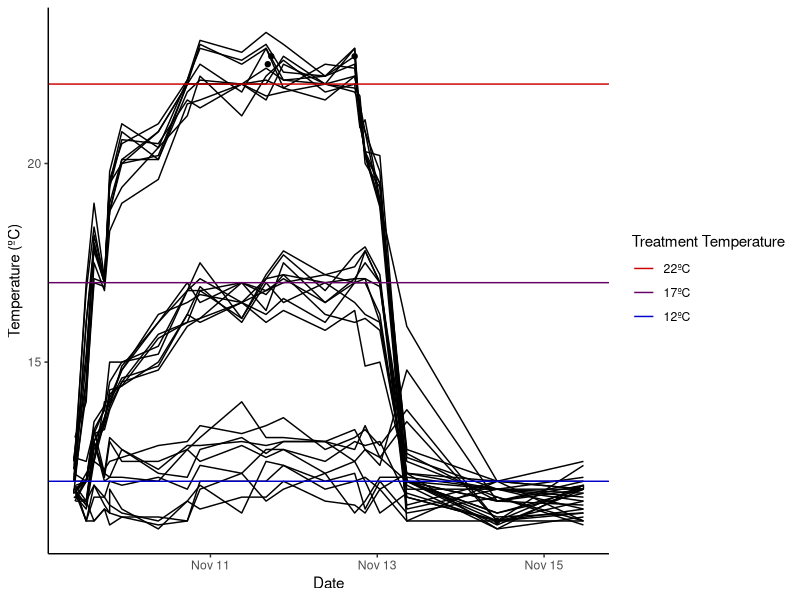
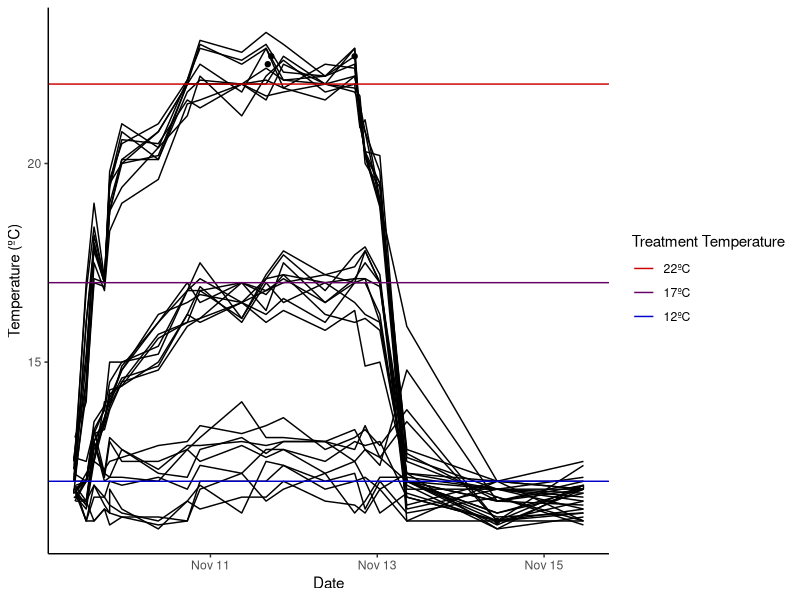

Reproduce these figures in R, in order.
library(here)
library(lubridate)
library(grid)
library(tidyverse)



# Import the data and format the date/time information
DailyLog <- read_csv("data/DailyLog.csv", col_names = TRUE) %>%
  # Format `Date` column to POSIX standard
  mutate("Date" = dmy(Date)) %>%
  # Create column with date and time info
  mutate("dateTime" = paste(Date, Time, sep = "_")) %>%
  # Format `dateTime` to POSIX standard
  mutate(dateTime = ymd_hms(dateTime)) %>%
  # Make `Sea_Table` and `Bucket_ID` factorial data.
  mutate(Sea_Table = as.factor(Sea_Table),
         Bucket_ID = as.factor(Bucket_ID)) %>%
  select(date = Date,
         date_time = dateTime,
         sea_table = Sea_Table,
         table_position,
         bucketID = Bucket_ID,
         cukeID = Cuke_ID,
         treatment = Treatment,
         temp_C = Temp_C,
         alive = Alive,
         death_time = `Time of Death`,
         poop = Poop,
         evisceration = Evisceration,
         resp_evisc = respiratory_evisceration,
         spawn = Spawn) %>%
  mutate(tableID = paste(sea_table, table_position)) %>%
  tail(-34)

# Making a new dataframe to get some values about the range and varition in our
# temperature data.
tempRange <- DailyLog %>%
  filter(date == "2021-11-11" | date == "2021-11-12") %>%
  select(date, date_time, tableID, treatment, temp_C) %>%
  filter(treatment == "control")

range(tempRange$temp_C)
mean(tempRange$temp_C)
# FOR CONTROL: 11.2 to 14.0, mean = 12.5
# FOR ROOM: 14.9 to 17.9, mean = 16.79
# FOR HEAT: 20.0 to 23.3, mean =  21.86



death_time <- DailyLog %>%
  # Filter for rows with death data
  filter(FALSE == is.na(alive) | FALSE == is.na(death_time)) %>%
  # Use POSIXct standard for death_time
  mutate(death_time = ymd_hms(paste(date, death_time))) %>%
  select(death_time, bucketID, temp_C)

Temp_Time <- DailyLog %>%
  select(date_time, sea_table, table_position, bucketID, tableID, temp_C)

# TEMPERATURE PLOT
# Create the colour gradient for the background:
#grad <- colorRampPalette(c("#CC0000", "#0000CC"), alpha = 1)(20)

TempPlot <- ggplot() +
  geom_line(data = Temp_Time,
            aes(x = date_time,
                y = temp_C,
                fill = bucketID)) +
  geom_point(data = death_time,
             aes(x = death_time,
                 y = temp_C)) +
  geom_hline(aes(yintercept = 22,
             colour = "22ºC")) +
  geom_hline(aes(yintercept = 17,
             colour = "17ºC")) +
  geom_hline(aes(yintercept = 12,
             colour = "12ºC")) +
  labs(x = "Date",
       y = "Temperature (ºC)",
       colour = "Treatment Temperature") +
  scale_colour_manual(values = c("#0000CC", "#660066", "#CC0000")) +
    guides(colour = guide_legend(reverse = TRUE)) +
  theme_classic()

TempPlot

ggsave("temp_plot.png", 
       TempPlot,
       device = "png",
       path = here("figures"))
